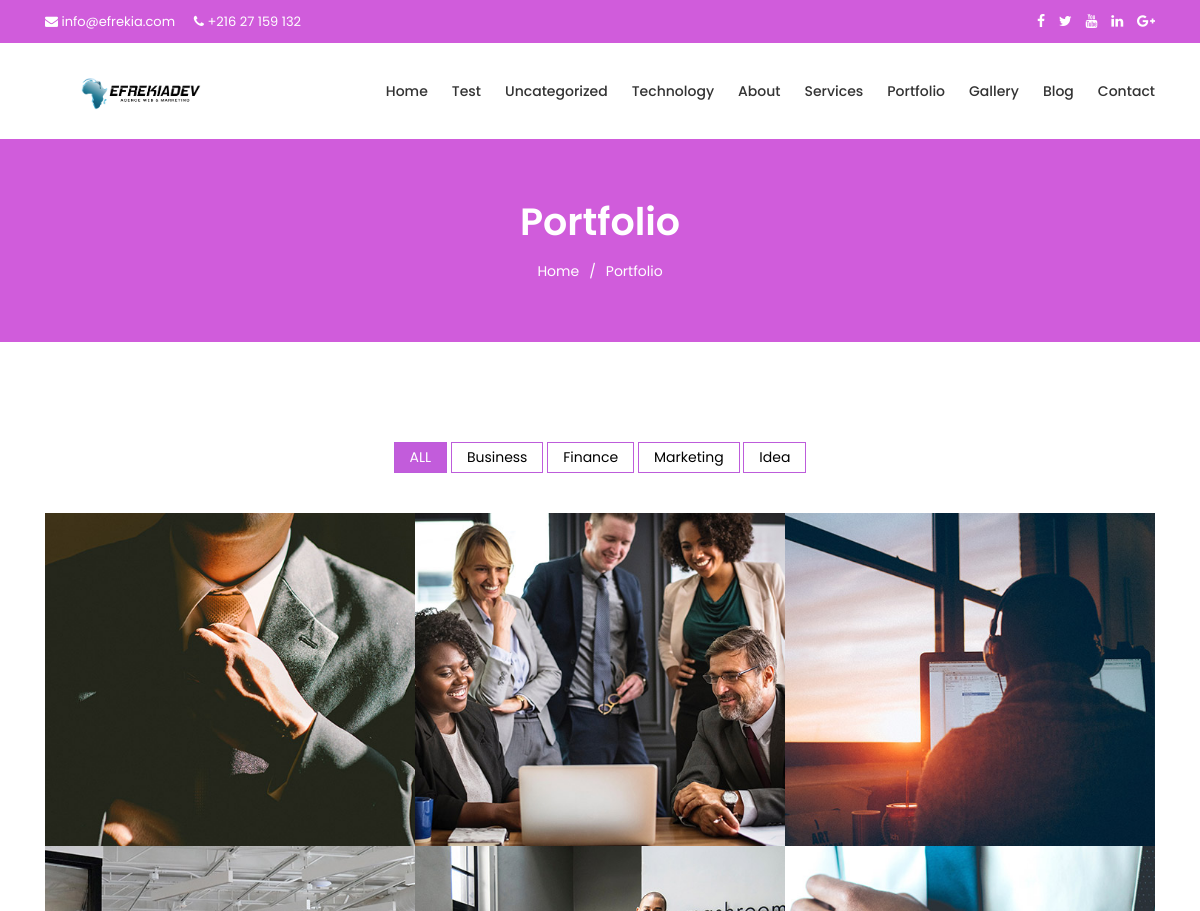
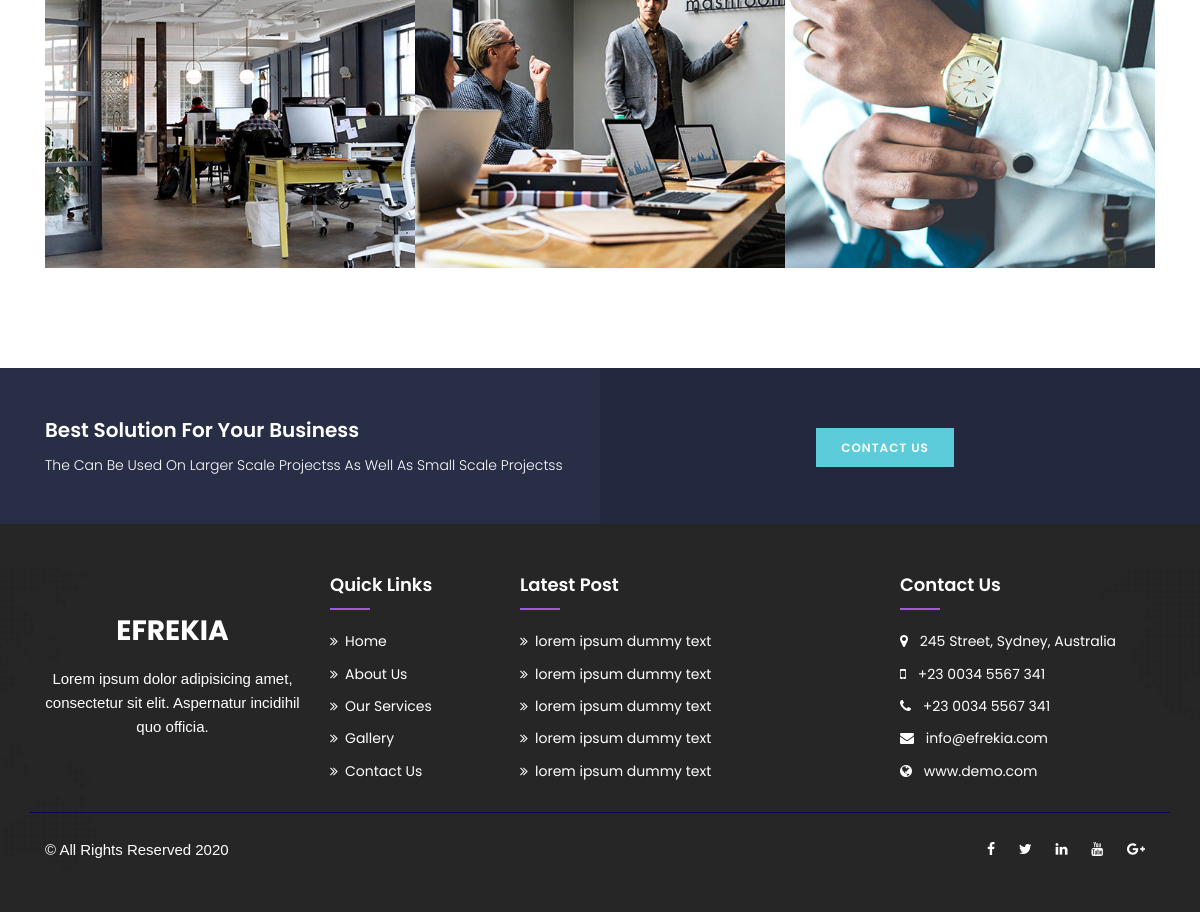
The app's page /portfolio with its own data (2 pictures, top to bottom).
### blog/models.py (models this page shows, shortened)
class Category(models.Model):
    title = models.CharField(max_length=100)
    slug = models.CharField(max_length=100, unique=True)
    parent = models.ForeignKey('blog.category', on_delete=models.CASCADE, null=True, blank=True)

### blog/views.py (the view)
# urls.py: path('portfolio', blog_views.portfolio),
def portfolio(request):
    context = {
        'page': portfolio
    }
    return render(request, 'pages/portfolio.html', context)

### myblog/context_processors.py (called while the page is built)
def menu_categories(request):
    return {'categories': Category.objects.all()}

### blog/templates/pages/portfolio.html (shortened to what this page needs)
{% extends "base.html" %}
{% block content %}
{% load static %}
<section class="breadcumb-area">
    <div class="container">
        <div class="row">
            <div class="col-xl-12">
                <div class="breadcumb">
                    <h4>Portfolio</h4>
                    <ul>
                        <li><a href=""></a>Home</li> /
                        <li>Portfolio</li>
                    </ul>
                </div>
            </div>
        </div>
    </div>
</section>
<section class="projects-area pb-100 pt-100" id="projects">
         <div class="container">
            <div class="row">
               <div class="col-xl-12">
                  <div class="portfolio-menu mb-40 text-center">
                     <button class="active" data-filter="*">ALL</button>
                     <button data-filter=".cat1" class="">Business </button>
                     <button data-filter=".cat2" class="">Finance</button>
                     <button data-filter=".cat3">Marketing</button>
                     <button data-filter=".cat4">Idea</button>
                  </div>
               </div>
            </div>
            <div class="row grid no-gutters">
               <div class="col-md-4 grid-item cat3 cat2">
                  <div class="single-portfolio">
                     <img src="assets/img/projects/01.jpg" alt="">
                  </div>
               </div>
               <div class="col-md-4 grid-item cat2 cat1 cat3">
                  <div class="single-portfolio">
                     <img src="assets/img/projects/02.jpg" alt="">
                  </div>
               </div>
               <div class="col-md-4 grid-item cat2 cat4 cat3" >
                  <div class="single-portfolio">
                     <img src="assets/img/projects/03.jpg" alt="">
                  </div>
               </div>
               <div class="col-md-4 grid-item cat2 cat5 cat1">
                  <div class="single-portfolio">
                     <img src="assets/img/projects/04.jpg" alt="">
                  </div>
               </div>
               <div class="col-md-4 grid-item cat1 cat4 cat5">
                  <div class="single-portfolio">
                     <img src="assets/img/projects/05.jpg" alt="">
                  </div>
               </div>
               <div class="col-md-4 grid-item cat1 cat4 cat3">
                  <div class="single-portfolio">
                     <img src="assets/img/projects/06.jpg" alt="">
                  </div>
               </div>
            </div>
         </div>
      </section>
{% endblock %}

### blog/templates/partials/menu.html (shortened to what this page needs)
{% load static %}
      <section class="header-top">
			<div class="container">
				<div class="row">
					<div class="col-md-6 col-sm-12">
						<div class="header-left">
							<a href=""><i class="fa fa-envelope"></i> info@efrekia.com</a>
							<a href=""><i class="fa fa-phone"></i> +216 27 159 132</a>
						</div>
					</div>
					<div class="col-md-6 col-sm-12 text-right">
						<div class="header-social">
							<a href=""><i class="fa fa-facebook"></i></a>
							<a href=""><i class="fa fa-twitter"></i></a>
							<a href=""><i class="fa fa-youtube"></i></a>
							<a href=""><i class="fa fa-linkedin"></i></a>
							<a href=""><i class="fa fa-google-plus"></i></a>
						</div>
					</div>
				</div>
			</div>
	   </section>
      <header class="header header-fixed">
         <div class="container">
            <div class="row">
               <div class="col-xl-12">
                  <nav class="navbar navbar-expand-md navbar-light">
                     <a class="navbar-brand" href="index.html"><img src="{% static 'assets/img/logo_efrekia.png'  %}" height="100"  width="120"></a>
                     <div class="collapse navbar-collapse ml-auto mainmenu" id="navbarNav">
                        <ul class="navbar-nav ml-auto">
                           <li><a href="/">Home</a></li>
                           {% for category in categories %}
                           <li><a href="{% url 'category' category.slug %}">{{category.title}}</a></li>
                           {% endfor %}
                           <li><a href="/about">About</a></li>
                           <li><a href="/services">Services</a></li>
                           <li><a href="/portfolio">Portfolio</a></li>
                           <li><a href="/gallery">Gallery</a></li>
                           <li><a href="/blog">Blog</a></li>
                           <li><a href="/contact">Contact</a></li>
                        </ul>
                     </div>
                  </nav>
               </div>
            </div>
         </div>
      </header>

### static/assets/css/style.css (style rules this page uses)
img { max-width: 100%; height: auto; }
h1, h2, h3, h4, h5, h6 { margin: 0; font-weight: 600; padding: 0; }
html, body { height: 100% }
body { font-family: "Poppins", sans-serif; background-color: #fff; font-weight: 400; font-style: normal; font-size: 14px; line-height: 1.6; color: #333; }
a, a:hover, a:focus, input, textarea { text-decoration: none; outline: none; }
a { text-decoration: none; color: #333; -webkit-transition: .4s; transition: .4s }
.pt-100 { padding-top: 100px; }
.pb-100 { padding-bottom: 100px; }
.header-top { background-color: #d05cdb; color: #fff; padding: 10px 0; }
.header-top a { color: #fff; }
#navbarNav a { font-weight: 500; padding: 0px 12px; color: #fff }
.header { padding: 10px 0; -webkit-transition: .3s; transition: .3s; }
.header a { color: #333 !important; }
.header-left a { font-size: 13px; margin-right: 15px; }
.header-social a { margin-left: 10px; }
.navbar { padding-right: 0; }
#navbarNav ul li:last-child a { padding-right: 0; }
.navbar-brand { text-transform: uppercase; color: #fff !important; font-weight: 900; margin-left: 20px; display: inline-block; }
.single-portfolio { position: relative; }
.single-portfolio img { width: 100%; }
.portfolio-menu { margin-bottom: 40px; }
.portfolio-menu button { background-color: transparent; border: 1px solid #bd5cdb; color: black; padding: 3px 15px; cursor: pointer; }
.portfolio-menu button.active { background-color: #c25cdb; color: #fff; }
.breadcumb-area { text-align: center; background-color: #d05cdb; color: #fff; padding: 60px 0; }
.breadcumb h4 { font-size: 38px; }
.breadcumb ul { margin: 0; padding: 0; list-style: none; }
.breadcumb ul { display: flex; justify-content: center; margin-top: 15px; }
.breadcumb ul li { margin: 0 10px; }

### records on screen
Category: title "Test"
Category: title "Uncategorized"
Category: title "Technology"
